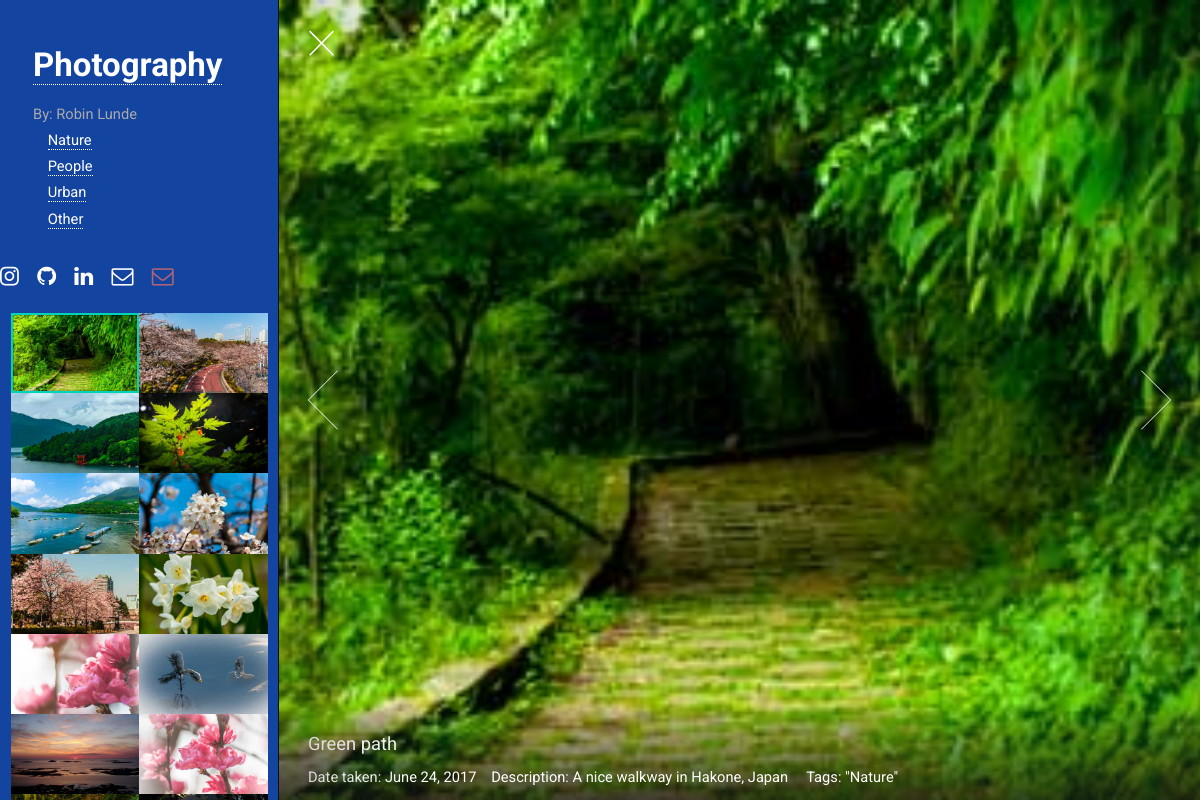
The page /images/nature/ on the database its author committed.
### images/models.py (models this page shows, shortened)
class Image(models.Model):
	id = models.AutoField(primary_key=True)
	date = models.DateField(help_text="Select date taken")
	name_no = models.CharField(max_length=30)
	comment_no = models.TextField()
	name_en = models.CharField(max_length=30)
	comment_en = models.TextField()
	name_jp = models.CharField(max_length=30)
	comment_jp = models.TextField()
	tags = models.ManyToManyField(Tag, help_text="Select tag for this picture")
	class Meta:
		ordering = ['id']

class Tag(models.Model):
	TAG_OPTS = (
		('pr', 'Preview'),
		('na', 'Nature'),
		('pe', 'People'),
		('ur', 'Urban'),
		('ot', 'Other'),
		)
	tag = models.CharField(max_length=2, choices=TAG_OPTS)

### images/views.py (the view)
# urls.py: url(r'^(?P<cat>[A-Za-z]{3,})/$', views.selection, name='selection'),
def selection(request, cat='', lang=''):
	err=''
	cat_short = {
		'': lambda x: 'pr',
		'preview': lambda x: 'pr',
		'nature': lambda x: 'na',
		'people': lambda x: 'pe',
		'urban': lambda x: 'ur',
		'other': lambda x: 'ot'
	}[cat](lambda x: '')
	if not (cat_short=='pr' or cat_short=='pe' or cat_short=='na' or cat_short=='ur' or cat_short=='ot'):
		err+='Category ' + cat + ' does not exists! Showing default!\n'
		cat_short='pr'
	if lang=='':
		lang='en'
	elif not (lang=='en' or lang=='no' or lang=='jp'):
		lang='en'
		err+='Language does not exists! Showing default!\n'
	tags = Tag.objects.filter(tag=cat_short)
	photo_list = get_list_or_404(Image, tags__in=tags)
	context = {	'photo_list': photo_list, 'err': err, 'cat': cat }
	page = 'images/index_' + lang + '.html'
	return render(request, page, context)

### images/templates/images/index_en.html (shortened to what this page needs)
<!DOCTYPE HTML>
{% load static %}
{% static "/images" as baseUrl %}
<html lang="en">
	<head>
		<link rel="stylesheet" href="{{ baseUrl }}/assets/css/main.css" />
		<link rel="stylesheet" href="{{ baseUrl }}/assets/css/rob.css" />
	</head>
	<body class="is-loading-0 is-loading-1 is-loading-2">
			<div id="main" style="background: #1344a0;">
					<header id="header">
						<h1 style="color: white;"> <a href="{% url 'images:index' %}">Photography</a></h1>
						<div>By: Robin Lunde
							<div class="myMenu" ;>
								<ul>
									<a href="{% url 'images:selection' cat='nature' %}">Nature</a>
								</ul>
								<ul>
									<a href="{% url 'images:selection' cat='people' %}">People</a>
								</ul>
								<ul>
									<a href="{% url 'images:selection' cat='urban' %}">Urban</a>
								</ul>
								<ul>
									<a href="{% url 'images:selection' cat='other' %}">Other</a>
								</ul>
							</div>
						</div>
					</header>
					<ul class="icons" style="color: white;">
							<li><a href="https://www.instagram.com/robinlunde/" target="_blank" class="icon fa-instagram"><span class="label">Instagram</span></a></li>
							<li><a href="https://github.com/Robiq" target="_blank" class="icon fa-github"><span class="label">Github</span></a></li>
							<li><a href="https://www.linkedin.com/in/robinlunde/" target="_blank" class="icon fa-linkedin"><span class="label">Email</span></a></li>
							<li><a href="mailto:robin@wub.no" class="icon fa-envelope-o"><span class="label">Mail Private</span></a></li>
							<li style="color: #FF7664;	opacity: 0.65;"><a href="mailto:robin@keio.jp" class="icon fa-envelope-o"><span class="label">Mail work</span></a></li>
						</ul>
					<section id="thumbnails">
						{% if photo_list %}
							{% for image in photo_list %}
								<article >
									<a class="thumbnail" href="{{ baseUrl }}/images/fulls/{{ image.id }}.jpg" data-position="center"><img src="{{ baseUrl }}/images/thumbs/{{ image.id }}.jpg" alt="" /></a>
									<div>
										<h2 style="color: white;">  {{ image.name_en }}</h2>
										<div style="color: white;">
											  Date taken: {{ image.date }}&emsp;Description: {{ image.comment_en }}&emsp; Tags:
								        	{% for tag in image.tags.all %}
								        		 {% ifnotequal tag.get_tag_display "Preview" %}
								        		 "{{ tag.get_tag_display }}"
								        		 {% endifnotequal %}
								        	{% endfor %}
								    </div>
							    </div>
								</article>
							{% endfor %}
							{% else %}
							    <p>No photos are available.</p>
							{% endif %}
					</section>
			</div>
	</body>
</html>

### images/static/images/assets/css/main.css (style rules this page uses)
html, body, div, span, applet, object, iframe, h1, h2, h3, h4, h5, h6, p, blockquote, pre, a, abbr, acronym, address, big, cite, code, del, dfn, em, img, ins, kbd, q, s, samp, small, strike, strong, sub, sup, tt, var, b, u, i, center, dl, dt, dd, ol, ul, li, fieldset, form, label, legend, table, caption, tbody, tfoot, thead, tr, th, td, article, aside, canvas, details, embed, figure, figcaption, footer, header, hgroup, menu, nav, output, ruby, section, summary, time, mark, audio, video { margin: 0; padding: 0; border: 0; font-size: 100%; font: inherit; vertical-align: baseline; }
article, aside, details, figcaption, figure, footer, header, hgroup, menu, nav, section { display: block; }
body { line-height: 1; }
ol, ul { list-style: none; }
body { -webkit-text-size-adjust: none; }
*, *:before, *:after { -moz-box-sizing: border-box; -webkit-box-sizing: border-box; box-sizing: border-box; }
html, body { background-color: #101010; overflow: hidden; }
html { font-size: 16pt; }
@media screen and (max-width: 1680px) { html { font-size: 12pt; } }
@media screen and (max-width: 1280px) { html { font-size: 11pt; } }
body { background-color: #fff; color: #aaa; }
body, input, select, textarea { font-family: "Roboto", Helvetica, sans-serif; font-weight: 400; line-height: 1.65; font-size: 1em; color: #aaa; }
a { -moz-transition: color 0.25s ease, border-bottom-color 0.25s ease; -webkit-transition: color 0.25s ease, border-bottom-color 0.25s ease; -ms-transition: color 0.25s ease, border-bottom-color 0.25s ease; transition: color 0.25s ease, border-bottom-color 0.25s ease; border-bottom: dotted 1px; color: inherit; text-decoration: none; }
h1, h2, h3, h4, h5, h6 { font-weight: 400; line-height: 1.25; margin: 0 0 0.5em 0; color: #555; }
h1 a, h2 a, h3 a, h4 a, h5 a, h6 a { color: inherit; text-decoration: none; }
h2 { font-size: 1.25em; }
.icon { text-decoration: none; border-bottom: none; position: relative; }
.icon:before { -moz-osx-font-smoothing: grayscale; -webkit-font-smoothing: antialiased; font-family: FontAwesome; font-style: normal; font-weight: normal; text-transform: none !important; }
ul { list-style: disc; margin: 0 0 1.25em 0; padding-left: 1em; }
ul li { padding-left: 0.5em; }
ul.icons { cursor: default; list-style: none; padding-left: 0; }
ul.icons li { display: inline-block; padding: 0 1em 0 0; }
ul.icons li:last-child { padding-right: 0; }
ul.icons li .icon:before { font-size: 1.5rem; }
#main { -moz-transition: opacity 0.75s ease, right 0.75s ease, left 0.75s ease, visibility 0.75s; -webkit-transition: opacity 0.75s ease, right 0.75s ease, left 0.75s ease, visibility 0.75s; -ms-transition: opacity 0.75s ease, right 0.75s ease, left 0.75s ease, visibility 0.75s; transition: opacity 0.75s ease, right 0.75s ease, left 0.75s ease, visibility 0.75s; -webkit-overflow-scrolling: touch; position: fixed; top: 0; width: 22.5em; height: 100%; background: #fff; outline: 0; overflow-x: hidden; overflow-y: auto; text-align: left; visibility: visible; z-index: 10000; left: 0; }
@media screen and (max-width: 1280px) { #main { width: 19em; } }
#header { padding: 3em 2.25em 1.75em 2.25em ; }
#header h1 { font-size: 2.25em; font-weight: 700; }
#thumbnails { display: -moz-flex; display: -webkit-flex; display: -ms-flex; display: flex; -moz-flex-wrap: wrap; -webkit-flex-wrap: wrap; -ms-flex-wrap: wrap; flex-wrap: wrap; padding: 0 0.75em; }
#thumbnails article { position: relative; width: 50%; background: #101010; outline: 0; }
#thumbnails article .thumbnail { -webkit-tap-highlight-color: transparent; display: block; position: relative; border: 0; outline: 0; }
#thumbnails article .thumbnail img { display: block; width: 100%; }
#thumbnails article .thumbnail:before { -moz-pointer-events: none; -webkit-pointer-events: none; -ms-pointer-events: none; pointer-events: none; -moz-transition: opacity 0.25s ease; -webkit-transition: opacity 0.25s ease; -ms-transition: opacity 0.25s ease; transition: opacity 0.25s ease; content: ''; position: absolute; left: 0; top: 0; width: 100%; height: 100%; box-shadow: inset 0 0 0 2px #00D3B7, inset 0 0 0px 3px rgba(0, 0, 0, 0.15); opacity: 0; z-index: 1; }
#thumbnails article.active .thumbnail:before { opacity: 1; }
#viewer .slide .caption h2, #viewer .slide .caption h3, #viewer .slide .caption h4, #viewer .slide .caption h5, #viewer .slide .caption h6 { color: #fff; }

### images/static/images/assets/css/rob.css (style rules this page uses)
.myMenu ul { margin: 2px 0; color: white; }

### rows shown on the page
Image: shows a picture, name_en "Green path", date "June 24, 2017", comment_en "A nice walkway in Hakone, Japan"
Tag: tag "Nature"
Image: shows a picture
Image: shows a picture
Image: shows a picture
Image: shows a picture
Image: shows a picture
Image: shows a picture
Image: shows a picture
Image: shows a picture
Image: shows a picture
Image: shows a picture
Image: shows a picture
Image: shows a picture
Image: shows a picture
